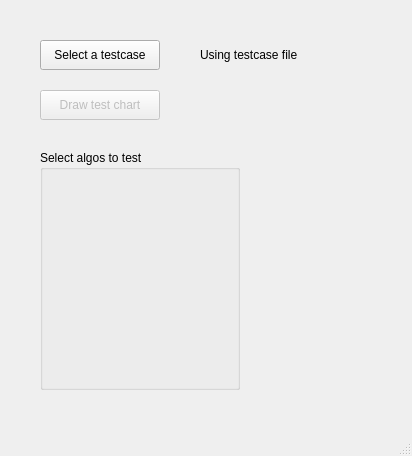
<?xml version="1.0" encoding="UTF-8"?>
<ui version="4.0">
 <class>MainWindow</class>
 <widget class="QMainWindow" name="MainWindow">
  <property name="windowModality">
   <enum>Qt::NonModal</enum>
  </property>
  <property name="enabled">
   <bool>true</bool>
  </property>
  <property name="geometry">
   <rect>
    <x>0</x>
    <y>0</y>
    <width>412</width>
    <height>456</height>
   </rect>
  </property>
  <property name="windowTitle">
   <string>Algo Tester</string>
  </property>
  <property name="windowIcon">
   <iconset>
    <normaloff>ICON.png</normaloff>ICON.png</iconset>
  </property>
  <widget class="QWidget" name="centralwidget">
   <widget class="QPushButton" name="SelectCase">
    <property name="geometry">
     <rect>
      <x>40</x>
      <y>40</y>
      <width>120</width>
      <height>30</height>
     </rect>
    </property>
    <property name="text">
     <string>Select a testcase</string>
    </property>
   </widget>
   <widget class="QLabel" name="UsingCase">
    <property name="geometry">
     <rect>
      <x>200</x>
      <y>40</y>
      <width>300</width>
      <height>30</height>
     </rect>
    </property>
    <property name="text">
     <string>Using testcase file &lt;none&gt;</string>
    </property>
   </widget>
   <widget class="QPushButton" name="DrawChart">
    <property name="enabled">
     <bool>false</bool>
    </property>
    <property name="geometry">
     <rect>
      <x>40</x>
      <y>90</y>
      <width>120</width>
      <height>30</height>
     </rect>
    </property>
    <property name="text">
     <string>Draw test chart</string>
    </property>
   </widget>
   <widget class="QGroupBox" name="ValidAlgos">
    <property name="geometry">
     <rect>
      <x>40</x>
      <y>150</y>
      <width>200</width>
      <height>240</height>
     </rect>
    </property>
    <property name="title">
     <string>Select algos to test</string>
    </property>
   </widget>
  </widget>
  <widget class="QMenuBar" name="menubar">
   <property name="geometry">
    <rect>
     <x>0</x>
     <y>0</y>
     <width>412</width>
     <height>23</height>
    </rect>
   </property>
  </widget>
  <widget class="QStatusBar" name="statusbar"/>
 </widget>
 <resources/>
 <connections/>
</ui>
